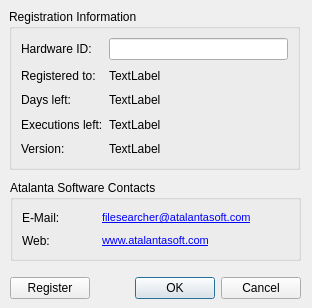
<?xml version="1.0" encoding="UTF-8"?>
<ui version="4.0">
 <class>AboutDialogBase</class>
 <widget class="QDialog" name="AboutDialogBase">
  <property name="windowModality">
   <enum>Qt::WindowModal</enum>
  </property>
  <property name="geometry">
   <rect>
    <x>0</x>
    <y>0</y>
    <width>312</width>
    <height>308</height>
   </rect>
  </property>
  <property name="sizePolicy">
   <sizepolicy hsizetype="Fixed" vsizetype="Fixed">
    <horstretch>0</horstretch>
    <verstretch>0</verstretch>
   </sizepolicy>
  </property>
  <property name="minimumSize">
   <size>
    <width>312</width>
    <height>308</height>
   </size>
  </property>
  <property name="maximumSize">
   <size>
    <width>358</width>
    <height>313</height>
   </size>
  </property>
  <property name="windowTitle">
   <string>About</string>
  </property>
  <property name="modal">
   <bool>true</bool>
  </property>
  <widget class="QGroupBox" name="groupBox_2">
   <property name="geometry">
    <rect>
     <x>9</x>
     <y>9</y>
     <width>291</width>
     <height>161</height>
    </rect>
   </property>
   <property name="title">
    <string>Registration Information</string>
   </property>
   <layout class="QVBoxLayout" name="verticalLayout">
    <item>
     <layout class="QGridLayout" name="gridLayout">
      <item row="0" column="0">
       <widget class="QLabel" name="hwidLabel">
        <property name="sizePolicy">
         <sizepolicy hsizetype="Preferred" vsizetype="Fixed">
          <horstretch>0</horstretch>
          <verstretch>0</verstretch>
         </sizepolicy>
        </property>
        <property name="text">
         <string>Hardware ID:</string>
        </property>
       </widget>
      </item>
      <item row="0" column="1" colspan="4">
       <widget class="QLineEdit" name="hwidEdit">
        <property name="whatsThis">
         <string>Generated ID number necessary for software registration</string>
        </property>
        <property name="text">
         <string notr="true"/>
        </property>
        <property name="readOnly">
         <bool>true</bool>
        </property>
       </widget>
      </item>
      <item row="1" column="0">
       <widget class="QLabel" name="label_2">
        <property name="text">
         <string>Registered to:</string>
        </property>
       </widget>
      </item>
      <item row="3" column="0">
       <widget class="QLabel" name="exleftCaptionLabel">
        <property name="text">
         <string>Executions left:</string>
        </property>
       </widget>
      </item>
      <item row="4" column="0">
       <widget class="QLabel" name="versionCaptionLabel">
        <property name="text">
         <string>Version:</string>
        </property>
       </widget>
      </item>
      <item row="1" column="1" colspan="2">
       <widget class="QLabel" name="regnameLabel">
        <property name="whatsThis">
         <string>Registered product user</string>
        </property>
        <property name="text">
         <string>TextLabel</string>
        </property>
       </widget>
      </item>
      <item row="2" column="0">
       <widget class="QLabel" name="daysleftCaptionLabel">
        <property name="text">
         <string>Days left:</string>
        </property>
       </widget>
      </item>
      <item row="2" column="1">
       <widget class="QLabel" name="daysleftLabel">
        <property name="whatsThis">
         <string>Remaining number of days for the trial version of the program</string>
        </property>
        <property name="text">
         <string>TextLabel</string>
        </property>
       </widget>
      </item>
      <item row="3" column="1">
       <widget class="QLabel" name="exleftLabel">
        <property name="whatsThis">
         <string>Remaining number of trial version launches</string>
        </property>
        <property name="text">
         <string>TextLabel</string>
        </property>
       </widget>
      </item>
      <item row="4" column="1">
       <widget class="QLabel" name="versionLabel">
        <property name="whatsThis">
         <string>Program version</string>
        </property>
        <property name="text">
         <string>TextLabel</string>
        </property>
       </widget>
      </item>
     </layout>
    </item>
   </layout>
  </widget>
  <widget class="QGroupBox" name="groupBox">
   <property name="geometry">
    <rect>
     <x>10</x>
     <y>180</y>
     <width>291</width>
     <height>81</height>
    </rect>
   </property>
   <property name="title">
    <string>Atalanta Software Contacts</string>
   </property>
   <layout class="QVBoxLayout" name="verticalLayout_2">
    <item>
     <layout class="QGridLayout" name="gridLayout_2">
      <item row="0" column="0">
       <widget class="QLabel" name="label_3">
        <property name="text">
         <string>E-Mail:</string>
        </property>
       </widget>
      </item>
      <item row="1" column="0">
       <widget class="QLabel" name="label_5">
        <property name="text">
         <string>Web:</string>
        </property>
       </widget>
      </item>
      <item row="1" column="1">
       <widget class="QLabel" name="label_7">
        <property name="whatsThis">
         <string>Program developer website</string>
        </property>
        <property name="text">
         <string>&lt;!DOCTYPE HTML PUBLIC &quot;-//W3C//DTD HTML 4.0//EN&quot; &quot;http://www.w3.org/TR/REC-html40/strict.dtd&quot;&gt;
&lt;html&gt;&lt;head&gt;&lt;meta name=&quot;qrichtext&quot; content=&quot;1&quot; /&gt;&lt;style type=&quot;text/css&quot;&gt;
p, li { white-space: pre-wrap; }
&lt;/style&gt;&lt;/head&gt;&lt;body style=&quot; font-family:'MS Shell Dlg 2'; font-size:8.25pt; font-weight:400; font-style:normal;&quot;&gt;
&lt;p style=&quot; margin-top:0px; margin-bottom:0px; margin-left:0px; margin-right:0px; -qt-block-indent:0; text-indent:0px;&quot;&gt;&lt;a href=&quot;http://www.atalantasoft.com&quot;&gt;&lt;span style=&quot; text-decoration: underline; color:#0000ff;&quot;&gt;www.atalantasoft.com&lt;/span&gt;&lt;/a&gt;&lt;/p&gt;&lt;/body&gt;&lt;/html&gt;</string>
        </property>
       </widget>
      </item>
      <item row="0" column="1" colspan="2">
       <widget class="QLabel" name="label_4">
        <property name="whatsThis">
         <string>E-mail the program developers</string>
        </property>
        <property name="text">
         <string>&lt;!DOCTYPE HTML PUBLIC &quot;-//W3C//DTD HTML 4.0//EN&quot; &quot;http://www.w3.org/TR/REC-html40/strict.dtd&quot;&gt;
&lt;html&gt;&lt;head&gt;&lt;meta name=&quot;qrichtext&quot; content=&quot;1&quot; /&gt;&lt;style type=&quot;text/css&quot;&gt;
p, li { white-space: pre-wrap; }
&lt;/style&gt;&lt;/head&gt;&lt;body style=&quot; font-family:'Sans'; font-size:10pt; font-weight:400; font-style:normal;&quot;&gt;
&lt;p style=&quot; margin-top:0px; margin-bottom:0px; margin-left:0px; margin-right:0px; -qt-block-indent:0; text-indent:0px;&quot;&gt;&lt;a href=&quot;mailto:docsearcher@atalantasoft.com&quot;&gt;&lt;span style=&quot; font-family:'MS Shell Dlg 2'; font-size:8pt; text-decoration: underline; color:#0000ff;&quot;&gt;filesearcher@atalantasoft.com&lt;/span&gt;&lt;/a&gt;&lt;/p&gt;&lt;/body&gt;&lt;/html&gt;</string>
        </property>
       </widget>
      </item>
     </layout>
    </item>
   </layout>
   <zorder></zorder>
  </widget>
  <widget class="QWidget" name="layoutWidget">
   <property name="geometry">
    <rect>
     <x>10</x>
     <y>270</y>
     <width>291</width>
     <height>36</height>
    </rect>
   </property>
   <layout class="QHBoxLayout" name="horizontalLayout_8">
    <property name="sizeConstraint">
     <enum>QLayout::SetDefaultConstraint</enum>
    </property>
    <item>
     <widget class="QPushButton" name="registerButton">
      <property name="text">
       <string>Register</string>
      </property>
     </widget>
    </item>
    <item>
     <spacer name="horizontalSpacer_7">
      <property name="orientation">
       <enum>Qt::Horizontal</enum>
      </property>
      <property name="sizeHint" stdset="0">
       <size>
        <width>40</width>
        <height>20</height>
       </size>
      </property>
     </spacer>
    </item>
    <item>
     <widget class="QDialogButtonBox" name="buttonBox">
      <property name="orientation">
       <enum>Qt::Horizontal</enum>
      </property>
      <property name="standardButtons">
       <set>QDialogButtonBox::Cancel|QDialogButtonBox::Ok</set>
      </property>
     </widget>
    </item>
   </layout>
  </widget>
 </widget>
 <resources/>
 <connections>
  <connection>
   <sender>buttonBox</sender>
   <signal>accepted()</signal>
   <receiver>AboutDialogBase</receiver>
   <slot>accept()</slot>
   <hints>
    <hint type="sourcelabel">
     <x>248</x>
     <y>254</y>
    </hint>
    <hint type="destinationlabel">
     <x>157</x>
     <y>274</y>
    </hint>
   </hints>
  </connection>
  <connection>
   <sender>buttonBox</sender>
   <signal>rejected()</signal>
   <receiver>AboutDialogBase</receiver>
   <slot>reject()</slot>
   <hints>
    <hint type="sourcelabel">
     <x>316</x>
     <y>260</y>
    </hint>
    <hint type="destinationlabel">
     <x>286</x>
     <y>274</y>
    </hint>
   </hints>
  </connection>
 </connections>
</ui>
